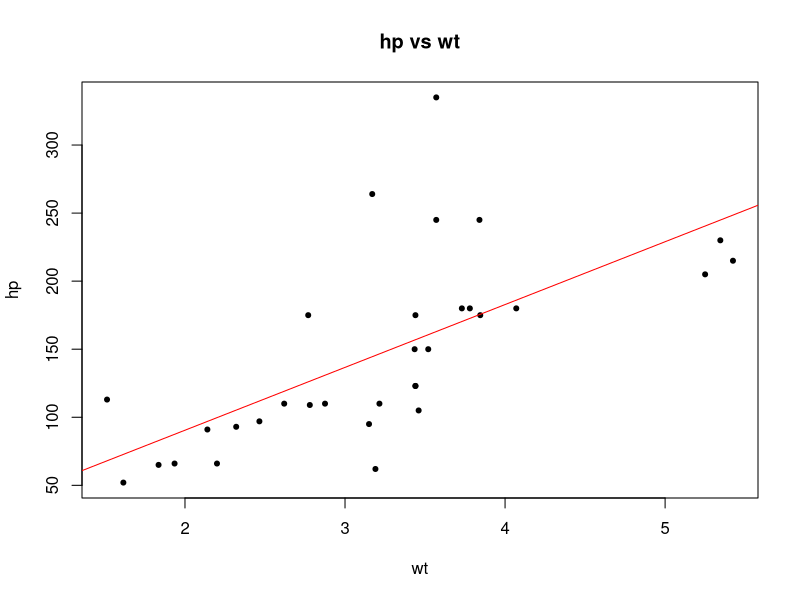

Recreate this plot in R.
## ---- chunk 1
data()

data("mtcars")
sapply(mtcars,class)
print(paste("Number of rows in mtcars:",nrow(mtcars)))
print(paste("Number of columns in mtcars:",ncol(mtcars)))

print(paste("No. of automatic cars:",sum(mtcars$am==0)))
print(paste("No. of manual cars:",sum(mtcars$am==1)))

x=mtcars$wt
y=mtcars$hp
plot(x,y,main="hp vs wt",xlab="wt",ylab="hp",pch=20,frame=TRUE)
abline(lm(y~x,data=mtcars),col="red")

newmtc=data.frame(mtcars$mpg,as.integer(mtcars$cyl),mtcars$disp,mtcars$hp,mtcars$drat,mtcars$wt,mtcars$qsec,as.integer(mtcars$vs),as.integer(mtcars$am),mtcars$gear,mtcars$carb)
sapply(newmtc,class)

for(i in (1:nrow(newmtc)))
  if(newmtc[i,2]<5)
    print(newmtc[i,])
